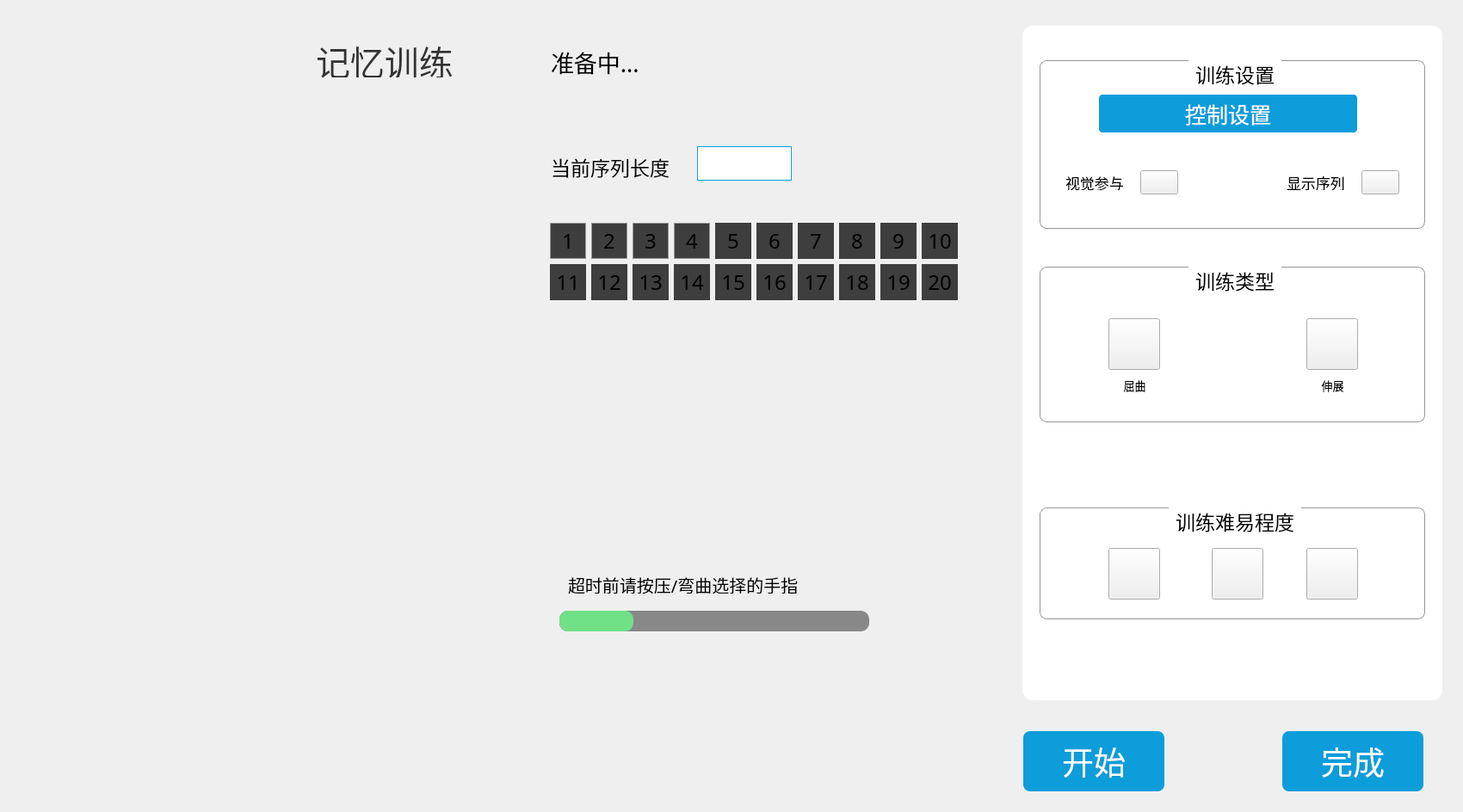
<?xml version="1.0" encoding="UTF-8"?>
<ui version="4.0">
 <class>MemoryTraining</class>
 <widget class="QWidget" name="MemoryTraining">
  <property name="geometry">
   <rect>
    <x>0</x>
    <y>0</y>
    <width>1700</width>
    <height>944</height>
   </rect>
  </property>
  <property name="windowTitle">
   <string>Form</string>
  </property>
  <widget class="QPushButton" name="stop_Btn">
   <property name="geometry">
    <rect>
     <x>1490</x>
     <y>850</y>
     <width>164</width>
     <height>70</height>
    </rect>
   </property>
   <property name="font">
    <font>
     <family>黑体</family>
     <pointsize>28</pointsize>
    </font>
   </property>
   <property name="styleSheet">
    <string notr="true">QPushButton{background: #0D9DDB;border-radius: 8px;color:white;}
QPushButton:hover{background: #1EAACF;border-radius: 8px;color:#333333;}</string>
   </property>
   <property name="text">
    <string>完成</string>
   </property>
  </widget>
  <widget class="QPushButton" name="start_Btn">
   <property name="geometry">
    <rect>
     <x>1189</x>
     <y>850</y>
     <width>164</width>
     <height>70</height>
    </rect>
   </property>
   <property name="font">
    <font>
     <family>黑体</family>
     <pointsize>28</pointsize>
    </font>
   </property>
   <property name="styleSheet">
    <string notr="true">QPushButton{background: #0D9DDB;border-radius: 8px;color:white;}
QPushButton:hover{background: #1EAACF;border-radius: 8px;color:#333333;}</string>
   </property>
   <property name="text">
    <string>开始</string>
   </property>
  </widget>
  <widget class="QGroupBox" name="groupBox">
   <property name="geometry">
    <rect>
     <x>1188</x>
     <y>30</y>
     <width>488</width>
     <height>784</height>
    </rect>
   </property>
   <property name="styleSheet">
    <string notr="true">#groupBox{background: #FFFFFF;
border-radius: 12px;}</string>
   </property>
   <property name="title">
    <string/>
   </property>
   <widget class="QGroupBox" name="train_GroupBox">
    <property name="geometry">
     <rect>
      <x>20</x>
      <y>40</y>
      <width>448</width>
      <height>196</height>
     </rect>
    </property>
    <property name="font">
     <font>
      <family>黑体</family>
      <pointsize>17</pointsize>
     </font>
    </property>
    <property name="styleSheet">
     <string notr="true">#train_GroupBox{border-radius: 8px;
border: 1px solid #979797;
margin-top:4ex;}
#train_GroupBox::title{subcontrol-origin:margin;
subcontrol-position:top center;
padding:0 5px;}</string>
    </property>
    <property name="title">
     <string>训练设置</string>
    </property>
    <property name="alignment">
     <set>Qt::AlignCenter</set>
    </property>
    <property name="flat">
     <bool>false</bool>
    </property>
    <widget class="QLabel" name="label_2">
     <property name="geometry">
      <rect>
       <x>30</x>
       <y>133</y>
       <width>81</width>
       <height>18</height>
      </rect>
     </property>
     <property name="font">
      <font>
       <family>黑体</family>
       <pointsize>13</pointsize>
      </font>
     </property>
     <property name="text">
      <string>视觉参与</string>
     </property>
    </widget>
    <widget class="QPushButton" name="controlSet_Btn">
     <property name="geometry">
      <rect>
       <x>69</x>
       <y>40</y>
       <width>300</width>
       <height>44</height>
      </rect>
     </property>
     <property name="font">
      <font>
       <family>黑体</family>
       <pointsize>19</pointsize>
      </font>
     </property>
     <property name="styleSheet">
      <string notr="true">background: #0D9DDB;
border-radius: 4px;
color:white;</string>
     </property>
     <property name="text">
      <string>控制设置</string>
     </property>
    </widget>
    <widget class="QLabel" name="label_4">
     <property name="geometry">
      <rect>
       <x>287</x>
       <y>133</y>
       <width>72</width>
       <height>18</height>
      </rect>
     </property>
     <property name="font">
      <font>
       <family>黑体</family>
       <pointsize>13</pointsize>
      </font>
     </property>
     <property name="text">
      <string>显示序列</string>
     </property>
    </widget>
    <widget class="QPushButton" name="visual_Btn">
     <property name="geometry">
      <rect>
       <x>117</x>
       <y>128</y>
       <width>44</width>
       <height>28</height>
      </rect>
     </property>
     <property name="styleSheet">
      <string notr="true">border-image: url(:/new/prefix1/source/buttons/generalButton/turnOff.png);</string>
     </property>
     <property name="text">
      <string/>
     </property>
    </widget>
    <widget class="QPushButton" name="moveTip_Btn">
     <property name="geometry">
      <rect>
       <x>374</x>
       <y>128</y>
       <width>44</width>
       <height>28</height>
      </rect>
     </property>
     <property name="styleSheet">
      <string notr="true">border-image: url(:/new/prefix1/source/buttons/generalButton/turnOff.png);</string>
     </property>
     <property name="text">
      <string/>
     </property>
    </widget>
   </widget>
   <widget class="QGroupBox" name="moveType_GroupBox">
    <property name="geometry">
     <rect>
      <x>20</x>
      <y>280</y>
      <width>448</width>
      <height>181</height>
     </rect>
    </property>
    <property name="font">
     <font>
      <family>黑体</family>
      <pointsize>17</pointsize>
     </font>
    </property>
    <property name="styleSheet">
     <string notr="true">#moveType_GroupBox{border-radius: 8px;
border: 1px solid #979797;
margin-top:4ex;}
#moveType_GroupBox::title{subcontrol-origin:margin;
subcontrol-position:top center;
padding:0 5px;}</string>
    </property>
    <property name="title">
     <string>训练类型</string>
    </property>
    <widget class="QPushButton" name="bucklingType_Btn">
     <property name="geometry">
      <rect>
       <x>80</x>
       <y>60</y>
       <width>60</width>
       <height>60</height>
      </rect>
     </property>
     <property name="styleSheet">
      <string notr="true">QPushButton{border-image: url(:/new/prefix1/source/buttons/activeTraining/bucklingTypeNormal.png);}
QPushButton:hover{border-image: url(:/new/prefix1/source/buttons/activeTraining/bucklingTypeHover.png);}</string>
     </property>
     <property name="text">
      <string/>
     </property>
    </widget>
    <widget class="QPushButton" name="stretchType_Btn">
     <property name="geometry">
      <rect>
       <x>310</x>
       <y>60</y>
       <width>60</width>
       <height>60</height>
      </rect>
     </property>
     <property name="styleSheet">
      <string notr="true">QPushButton{border-image: url(:/new/prefix1/source/buttons/activeTraining/stretchTypeNormal.png);}
QPushButton:hover{border-image: url(:/new/prefix1/source/buttons/activeTraining/stretchTypeHover.png);}</string>
     </property>
     <property name="text">
      <string/>
     </property>
    </widget>
    <widget class="QLabel" name="label_25">
     <property name="geometry">
      <rect>
       <x>310</x>
       <y>130</y>
       <width>61</width>
       <height>16</height>
      </rect>
     </property>
     <property name="font">
      <font>
       <family>黑体</family>
       <pointsize>10</pointsize>
      </font>
     </property>
     <property name="text">
      <string>伸展</string>
     </property>
     <property name="alignment">
      <set>Qt::AlignCenter</set>
     </property>
    </widget>
    <widget class="QLabel" name="label_24">
     <property name="geometry">
      <rect>
       <x>80</x>
       <y>130</y>
       <width>61</width>
       <height>16</height>
      </rect>
     </property>
     <property name="font">
      <font>
       <family>黑体</family>
       <pointsize>10</pointsize>
      </font>
     </property>
     <property name="text">
      <string>屈曲</string>
     </property>
     <property name="alignment">
      <set>Qt::AlignCenter</set>
     </property>
    </widget>
   </widget>
   <widget class="QGroupBox" name="timeInterval_GroupBox">
    <property name="geometry">
     <rect>
      <x>20</x>
      <y>560</y>
      <width>448</width>
      <height>130</height>
     </rect>
    </property>
    <property name="font">
     <font>
      <family>黑体</family>
      <pointsize>17</pointsize>
     </font>
    </property>
    <property name="styleSheet">
     <string notr="true">#timeInterval_GroupBox{border-radius: 8px;
border: 1px solid #979797;
margin-top:4ex;}
#timeInterval_GroupBox::title{subcontrol-origin:margin;
subcontrol-position:top center;
padding:0 5px;}</string>
    </property>
    <property name="title">
     <string>训练难易程度</string>
    </property>
    <widget class="QPushButton" name="level1_Btn">
     <property name="geometry">
      <rect>
       <x>80</x>
       <y>47</y>
       <width>60</width>
       <height>60</height>
      </rect>
     </property>
     <property name="styleSheet">
      <string notr="true">QPushButton{border-image: url(:/new/prefix1/source/buttons/level/level1NoSelect.png);}
QPushButton:hover{border-image: url(:/new/prefix1/source/buttons/level/level1Hover.png);}</string>
     </property>
     <property name="text">
      <string/>
     </property>
    </widget>
    <widget class="QPushButton" name="level2_Btn">
     <property name="geometry">
      <rect>
       <x>200</x>
       <y>47</y>
       <width>60</width>
       <height>60</height>
      </rect>
     </property>
     <property name="styleSheet">
      <string notr="true">QPushButton{border-image: url(:/new/prefix1/source/buttons/level/level2NoSelect.png);}
QPushButton:hover{border-image: url(:/new/prefix1/source/buttons/level/level2Hover.png);}</string>
     </property>
     <property name="text">
      <string/>
     </property>
    </widget>
    <widget class="QPushButton" name="level3_Btn">
     <property name="geometry">
      <rect>
       <x>310</x>
       <y>47</y>
       <width>60</width>
       <height>60</height>
      </rect>
     </property>
     <property name="styleSheet">
      <string notr="true">QPushButton{border-image: url(:/new/prefix1/source/buttons/level/level3NoSelect.png);}
QPushButton:hover{border-image: url(:/new/prefix1/source/buttons/level/level3Hover.png);}</string>
     </property>
     <property name="text">
      <string/>
     </property>
    </widget>
   </widget>
  </widget>
  <widget class="QProgressBar" name="timeOut_ProgressBar">
   <property name="geometry">
    <rect>
     <x>650</x>
     <y>710</y>
     <width>360</width>
     <height>24</height>
    </rect>
   </property>
   <property name="styleSheet">
    <string notr="true">#timeOut_ProgressBar{border:none;background:#888888; border-radius:10px;}
QProgressBar::chunk 
{
      background-color:#70E086;
      border-radius:10px;
}</string>
   </property>
   <property name="value">
    <number>24</number>
   </property>
   <property name="textVisible">
    <bool>false</bool>
   </property>
  </widget>
  <widget class="QLabel" name="label_10">
   <property name="geometry">
    <rect>
     <x>660</x>
     <y>670</y>
     <width>271</width>
     <height>20</height>
    </rect>
   </property>
   <property name="font">
    <font>
     <family>黑体</family>
     <pointsize>15</pointsize>
    </font>
   </property>
   <property name="text">
    <string>超时前请按压/弯曲选择的手指</string>
   </property>
  </widget>
  <widget class="QLabel" name="label_3">
   <property name="geometry">
    <rect>
     <x>640</x>
     <y>178</y>
     <width>161</width>
     <height>31</height>
    </rect>
   </property>
   <property name="font">
    <font>
     <family>黑体</family>
     <pointsize>17</pointsize>
    </font>
   </property>
   <property name="text">
    <string>当前序列长度</string>
   </property>
  </widget>
  <widget class="QLabel" name="seqLength_Label">
   <property name="geometry">
    <rect>
     <x>810</x>
     <y>170</y>
     <width>110</width>
     <height>40</height>
    </rect>
   </property>
   <property name="font">
    <font>
     <family>黑体</family>
     <pointsize>17</pointsize>
    </font>
   </property>
   <property name="styleSheet">
    <string notr="true">background: #FFFFFF;
border: 1px solid #0D9DDB;</string>
   </property>
   <property name="text">
    <string/>
   </property>
  </widget>
  <widget class="QGroupBox" name="sequence_GroupBox">
   <property name="geometry">
    <rect>
     <x>630</x>
     <y>250</y>
     <width>494</width>
     <height>110</height>
    </rect>
   </property>
   <property name="styleSheet">
    <string notr="true">border:none;</string>
   </property>
   <property name="title">
    <string/>
   </property>
   <layout class="QGridLayout" name="gridLayout">
    <item row="0" column="0">
     <widget class="QLabel" name="mlabel_1">
      <property name="sizePolicy">
       <sizepolicy hsizetype="Fixed" vsizetype="Fixed">
        <horstretch>0</horstretch>
        <verstretch>0</verstretch>
       </sizepolicy>
      </property>
      <property name="minimumSize">
       <size>
        <width>42</width>
        <height>42</height>
       </size>
      </property>
      <property name="font">
       <font>
        <family>黑体</family>
        <pointsize>18</pointsize>
       </font>
      </property>
      <property name="styleSheet">
       <string notr="true">background: #3E3E3E;border: 1px solid #979797;</string>
      </property>
      <property name="text">
       <string>1</string>
      </property>
      <property name="alignment">
       <set>Qt::AlignCenter</set>
      </property>
     </widget>
    </item>
    <item row="0" column="1">
     <widget class="QLabel" name="mlabel_2">
      <property name="sizePolicy">
       <sizepolicy hsizetype="Fixed" vsizetype="Fixed">
        <horstretch>0</horstretch>
        <verstretch>0</verstretch>
       </sizepolicy>
      </property>
      <property name="minimumSize">
       <size>
        <width>42</width>
        <height>42</height>
       </size>
      </property>
      <property name="font">
       <font>
        <family>黑体</family>
        <pointsize>18</pointsize>
       </font>
      </property>
      <property name="styleSheet">
       <string notr="true">background: #3E3E3E;
border: 1px solid #979797;</string>
      </property>
      <property name="text">
       <string>2</string>
      </property>
      <property name="alignment">
       <set>Qt::AlignCenter</set>
      </property>
     </widget>
    </item>
    <item row="0" column="2">
     <widget class="QLabel" name="mlabel_3">
      <property name="sizePolicy">
       <sizepolicy hsizetype="Fixed" vsizetype="Fixed">
        <horstretch>0</horstretch>
        <verstretch>0</verstretch>
       </sizepolicy>
      </property>
      <property name="minimumSize">
       <size>
        <width>42</width>
        <height>42</height>
       </size>
      </property>
      <property name="font">
       <font>
        <family>黑体</family>
        <pointsize>18</pointsize>
       </font>
      </property>
      <property name="styleSheet">
       <string notr="true">background: #3E3E3E;
border: 1px solid #979797;</string>
      </property>
      <property name="text">
       <string>3</string>
      </property>
      <property name="alignment">
       <set>Qt::AlignCenter</set>
      </property>
     </widget>
    </item>
    <item row="0" column="3">
     <widget class="QLabel" name="mlabel_4">
      <property name="sizePolicy">
       <sizepolicy hsizetype="Fixed" vsizetype="Fixed">
        <horstretch>0</horstretch>
        <verstretch>0</verstretch>
       </sizepolicy>
      </property>
      <property name="minimumSize">
       <size>
        <width>42</width>
        <height>42</height>
       </size>
      </property>
      <property name="font">
       <font>
        <family>黑体</family>
        <pointsize>18</pointsize>
       </font>
      </property>
      <property name="styleSheet">
       <string notr="true">background: #3E3E3E;
border: 1px solid #979797;</string>
      </property>
      <property name="text">
       <string>4</string>
      </property>
      <property name="alignment">
       <set>Qt::AlignCenter</set>
      </property>
     </widget>
    </item>
    <item row="0" column="4">
     <widget class="QLabel" name="mlabel_5">
      <property name="sizePolicy">
       <sizepolicy hsizetype="Fixed" vsizetype="Fixed">
        <horstretch>0</horstretch>
        <verstretch>0</verstretch>
       </sizepolicy>
      </property>
      <property name="minimumSize">
       <size>
        <width>42</width>
        <height>42</height>
       </size>
      </property>
      <property name="font">
       <font>
        <family>黑体</family>
        <pointsize>18</pointsize>
       </font>
      </property>
      <property name="styleSheet">
       <string notr="true">background: #3E3E3E;</string>
      </property>
      <property name="text">
       <string>5</string>
      </property>
      <property name="alignment">
       <set>Qt::AlignCenter</set>
      </property>
     </widget>
    </item>
    <item row="0" column="5">
     <widget class="QLabel" name="mlabel_6">
      <property name="sizePolicy">
       <sizepolicy hsizetype="Fixed" vsizetype="Fixed">
        <horstretch>0</horstretch>
        <verstretch>0</verstretch>
       </sizepolicy>
      </property>
      <property name="minimumSize">
       <size>
        <width>42</width>
        <height>42</height>
       </size>
      </property>
      <property name="font">
       <font>
        <family>黑体</family>
        <pointsize>18</pointsize>
       </font>
      </property>
      <property name="styleSheet">
       <string notr="true">background: #3E3E3E;</string>
      </property>
      <property name="text">
       <string>6</string>
      </property>
      <property name="alignment">
       <set>Qt::AlignCenter</set>
      </property>
     </widget>
    </item>
    <item row="0" column="6">
     <widget class="QLabel" name="mlabel_7">
      <property name="sizePolicy">
       <sizepolicy hsizetype="Fixed" vsizetype="Fixed">
        <horstretch>0</horstretch>
        <verstretch>0</verstretch>
       </sizepolicy>
      </property>
      <property name="minimumSize">
       <size>
        <width>42</width>
        <height>42</height>
       </size>
      </property>
      <property name="font">
       <font>
        <family>黑体</family>
        <pointsize>18</pointsize>
       </font>
      </property>
      <property name="styleSheet">
       <string notr="true">background: #3E3E3E;</string>
      </property>
      <property name="text">
       <string>7</string>
      </property>
      <property name="alignment">
       <set>Qt::AlignCenter</set>
      </property>
     </widget>
    </item>
    <item row="0" column="7">
     <widget class="QLabel" name="mlabel_8">
      <property name="sizePolicy">
       <sizepolicy hsizetype="Fixed" vsizetype="Fixed">
        <horstretch>0</horstretch>
        <verstretch>0</verstretch>
       </sizepolicy>
      </property>
      <property name="minimumSize">
       <size>
        <width>42</width>
        <height>42</height>
       </size>
      </property>
      <property name="font">
       <font>
        <family>黑体</family>
        <pointsize>18</pointsize>
       </font>
      </property>
      <property name="styleSheet">
       <string notr="true">background: #3E3E3E;</string>
      </property>
      <property name="text">
       <string>8</string>
      </property>
      <property name="alignment">
       <set>Qt::AlignCenter</set>
      </property>
     </widget>
    </item>
    <item row="0" column="8">
     <widget class="QLabel" name="mlabel_9">
      <property name="sizePolicy">
       <sizepolicy hsizetype="Fixed" vsizetype="Fixed">
        <horstretch>0</horstretch>
        <verstretch>0</verstretch>
       </sizepolicy>
      </property>
      <property name="minimumSize">
       <size>
        <width>42</width>
        <height>42</height>
       </size>
      </property>
      <property name="font">
       <font>
        <family>黑体</family>
        <pointsize>18</pointsize>
       </font>
      </property>
      <property name="styleSheet">
       <string notr="true">background: #3E3E3E;</string>
      </property>
      <property name="text">
       <string>9</string>
      </property>
      <property name="alignment">
       <set>Qt::AlignCenter</set>
      </property>
     </widget>
    </item>
    <item row="0" column="9">
     <widget class="QLabel" name="mlabel_10">
      <property name="sizePolicy">
       <sizepolicy hsizetype="Fixed" vsizetype="Fixed">
        <horstretch>0</horstretch>
        <verstretch>0</verstretch>
       </sizepolicy>
      </property>
      <property name="minimumSize">
       <size>
        <width>42</width>
        <height>42</height>
       </size>
      </property>
      <property name="font">
       <font>
        <family>黑体</family>
        <pointsize>18</pointsize>
       </font>
      </property>
      <property name="styleSheet">
       <string notr="true">background: #3E3E3E;</string>
      </property>
      <property name="text">
       <string>10</string>
      </property>
      <property name="alignment">
       <set>Qt::AlignCenter</set>
      </property>
     </widget>
    </item>
    <item row="1" column="0">
     <widget class="QLabel" name="mlabel_11">
      <property name="sizePolicy">
       <sizepolicy hsizetype="Fixed" vsizetype="Fixed">
        <horstretch>0</horstretch>
        <verstretch>0</verstretch>
       </sizepolicy>
      </property>
      <property name="minimumSize">
       <size>
        <width>42</width>
        <height>42</height>
       </size>
      </property>
      <property name="font">
       <font>
        <family>黑体</family>
        <pointsize>18</pointsize>
       </font>
      </property>
      <property name="styleSheet">
       <string notr="true">background: #3E3E3E;</string>
      </property>
      <property name="text">
       <string>11</string>
      </property>
      <property name="alignment">
       <set>Qt::AlignCenter</set>
      </property>
     </widget>
    </item>
    <item row="1" column="1">
     <widget class="QLabel" name="mlabel_12">
      <property name="sizePolicy">
       <sizepolicy hsizetype="Fixed" vsizetype="Fixed">
        <horstretch>0</horstretch>
        <verstretch>0</verstretch>
       </sizepolicy>
      </property>
      <property name="minimumSize">
       <size>
        <width>42</width>
        <height>42</height>
       </size>
      </property>
      <property name="font">
       <font>
        <family>黑体</family>
        <pointsize>18</pointsize>
       </font>
      </property>
      <property name="styleSheet">
       <string notr="true">background: #3E3E3E;</string>
      </property>
      <property name="text">
       <string>12</string>
      </property>
      <property name="alignment">
       <set>Qt::AlignCenter</set>
      </property>
     </widget>
    </item>
    <item row="1" column="2">
     <widget class="QLabel" name="mlabel_13">
      <property name="sizePolicy">
       <sizepolicy hsizetype="Fixed" vsizetype="Fixed">
        <horstretch>0</horstretch>
        <verstretch>0</verstretch>
       </sizepolicy>
      </property>
      <property name="minimumSize">
       <size>
        <width>42</width>
        <height>42</height>
       </size>
      </property>
      <property name="font">
       <font>
        <family>黑体</family>
        <pointsize>18</pointsize>
       </font>
      </property>
      <property name="styleSheet">
       <string notr="true">background: #3E3E3E;</string>
      </property>
      <property name="text">
       <string>13</string>
      </property>
      <property name="alignment">
       <set>Qt::AlignCenter</set>
      </property>
     </widget>
    </item>
    <item row="1" column="3">
     <widget class="QLabel" name="mlabel_14">
      <property name="sizePolicy">
       <sizepolicy hsizetype="Fixed" vsizetype="Fixed">
        <horstretch>0</horstretch>
        <verstretch>0</verstretch>
       </sizepolicy>
      </property>
      <property name="minimumSize">
       <size>
        <width>42</width>
        <height>42</height>
       </size>
      </property>
      <property name="font">
       <font>
        <family>黑体</family>
        <pointsize>18</pointsize>
       </font>
      </property>
      <property name="styleSheet">
       <string notr="true">background: #3E3E3E;</string>
      </property>
      <property name="text">
       <string>14</string>
      </property>
      <property name="alignment">
       <set>Qt::AlignCenter</set>
      </property>
     </widget>
    </item>
    <item row="1" column="4">
     <widget class="QLabel" name="mlabel_15">
      <property name="sizePolicy">
       <sizepolicy hsizetype="Fixed" vsizetype="Fixed">
        <horstretch>0</horstretch>
        <verstretch>0</verstretch>
       </sizepolicy>
      </property>
      <property name="minimumSize">
       <size>
        <width>42</width>
        <height>42</height>
       </size>
      </property>
      <property name="font">
       <font>
        <family>黑体</family>
        <pointsize>18</pointsize>
       </font>
      </property>
      <property name="styleSheet">
       <string notr="true">background: #3E3E3E;</string>
      </property>
      <property name="text">
       <string>15</string>
      </property>
      <property name="alignment">
       <set>Qt::AlignCenter</set>
      </property>
     </widget>
    </item>
    <item row="1" column="5">
     <widget class="QLabel" name="mlabel_16">
      <property name="sizePolicy">
       <sizepolicy hsizetype="Fixed" vsizetype="Fixed">
        <horstretch>0</horstretch>
        <verstretch>0</verstretch>
       </sizepolicy>
      </property>
      <property name="minimumSize">
       <size>
        <width>42</width>
        <height>42</height>
       </size>
      </property>
      <property name="font">
       <font>
        <family>黑体</family>
        <pointsize>18</pointsize>
       </font>
      </property>
      <property name="styleSheet">
       <string notr="true">background: #3E3E3E;</string>
      </property>
      <property name="text">
       <string>16</string>
      </property>
      <property name="alignment">
       <set>Qt::AlignCenter</set>
      </property>
     </widget>
    </item>
    <item row="1" column="6">
     <widget class="QLabel" name="mlabel_17">
      <property name="sizePolicy">
       <sizepolicy hsizetype="Fixed" vsizetype="Fixed">
        <horstretch>0</horstretch>
        <verstretch>0</verstretch>
       </sizepolicy>
      </property>
      <property name="minimumSize">
       <size>
        <width>42</width>
        <height>42</height>
       </size>
      </property>
      <property name="font">
       <font>
        <family>黑体</family>
        <pointsize>18</pointsize>
       </font>
      </property>
      <property name="styleSheet">
       <string notr="true">background: #3E3E3E;</string>
      </property>
      <property name="text">
       <string>17</string>
      </property>
      <property name="alignment">
       <set>Qt::AlignCenter</set>
      </property>
     </widget>
    </item>
    <item row="1" column="7">
     <widget class="QLabel" name="mlabel_18">
      <property name="sizePolicy">
       <sizepolicy hsizetype="Fixed" vsizetype="Fixed">
        <horstretch>0</horstretch>
        <verstretch>0</verstretch>
       </sizepolicy>
      </property>
      <property name="minimumSize">
       <size>
        <width>42</width>
        <height>42</height>
       </size>
      </property>
      <property name="font">
       <font>
        <family>黑体</family>
        <pointsize>18</pointsize>
       </font>
      </property>
      <property name="styleSheet">
       <string notr="true">background: #3E3E3E;</string>
      </property>
      <property name="text">
       <string>18</string>
      </property>
      <property name="alignment">
       <set>Qt::AlignCenter</set>
      </property>
     </widget>
    </item>
    <item row="1" column="8">
     <widget class="QLabel" name="mlabel_19">
      <property name="sizePolicy">
       <sizepolicy hsizetype="Fixed" vsizetype="Fixed">
        <horstretch>0</horstretch>
        <verstretch>0</verstretch>
       </sizepolicy>
      </property>
      <property name="minimumSize">
       <size>
        <width>42</width>
        <height>42</height>
       </size>
      </property>
      <property name="font">
       <font>
        <family>黑体</family>
        <pointsize>18</pointsize>
       </font>
      </property>
      <property name="styleSheet">
       <string notr="true">background: #3E3E3E;</string>
      </property>
      <property name="text">
       <string>19</string>
      </property>
      <property name="alignment">
       <set>Qt::AlignCenter</set>
      </property>
     </widget>
    </item>
    <item row="1" column="9">
     <widget class="QLabel" name="mlabel_20">
      <property name="sizePolicy">
       <sizepolicy hsizetype="Fixed" vsizetype="Fixed">
        <horstretch>0</horstretch>
        <verstretch>0</verstretch>
       </sizepolicy>
      </property>
      <property name="minimumSize">
       <size>
        <width>42</width>
        <height>42</height>
       </size>
      </property>
      <property name="font">
       <font>
        <family>黑体</family>
        <pointsize>18</pointsize>
       </font>
      </property>
      <property name="styleSheet">
       <string notr="true">background: #3E3E3E;</string>
      </property>
      <property name="text">
       <string>20</string>
      </property>
      <property name="alignment">
       <set>Qt::AlignCenter</set>
      </property>
     </widget>
    </item>
   </layout>
  </widget>
  <widget class="CHandStateShow" name="hand_Widget" native="true">
   <property name="geometry">
    <rect>
     <x>40</x>
     <y>173</y>
     <width>560</width>
     <height>560</height>
    </rect>
   </property>
  </widget>
  <widget class="QLabel" name="label">
   <property name="geometry">
    <rect>
     <x>367</x>
     <y>50</y>
     <width>160</width>
     <height>40</height>
    </rect>
   </property>
   <property name="font">
    <font>
     <family>黑体</family>
     <pointsize>30</pointsize>
    </font>
   </property>
   <property name="styleSheet">
    <string notr="true">color:#333333;</string>
   </property>
   <property name="text">
    <string>记忆训练</string>
   </property>
  </widget>
  <widget class="QLabel" name="trainTips_Label">
   <property name="geometry">
    <rect>
     <x>640</x>
     <y>46</y>
     <width>171</width>
     <height>51</height>
    </rect>
   </property>
   <property name="font">
    <font>
     <family>黑体</family>
     <pointsize>20</pointsize>
    </font>
   </property>
   <property name="text">
    <string>准备中...</string>
   </property>
  </widget>
 </widget>
 <customwidgets>
  <customwidget>
   <class>CHandStateShow</class>
   <extends>QWidget</extends>
   <header>chandstateshow.h</header>
   <container>1</container>
  </customwidget>
 </customwidgets>
 <resources/>
 <connections/>
</ui>
